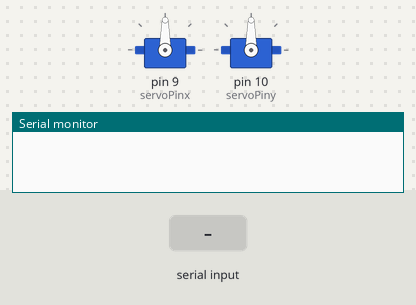
A sketch run on a simulated Arduino Uno, built with avr-gcc and run on an emulated ATmega328P. On the bench: 2 × servo, the last lines printed to the serial monitor. The test bench sets the inputs (shaded band).

Above: at 1.2 s.
1.3 s: "90,45\n" received over Serial
At 2.5 s:
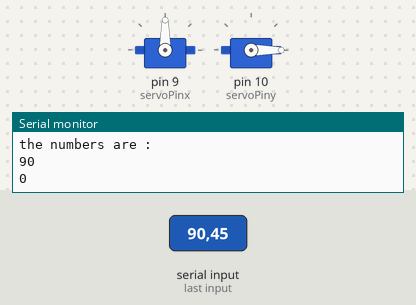
2.8 s: "1,90,45\n" received over Serial
At 3.8 s:
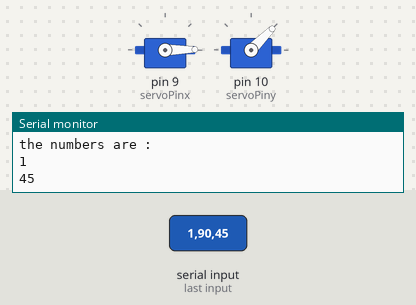
4.3 s: byte 10 ('\n') received over Serial
At 4.7 s:
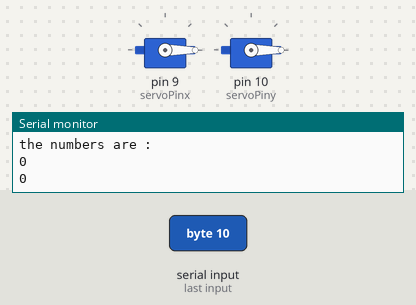
5.8 s: "30,150\n" received over Serial
At 6.1 s:
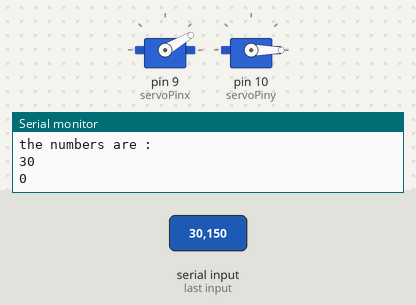
7.3 s: "200\n" received over Serial
At 8.3 s:
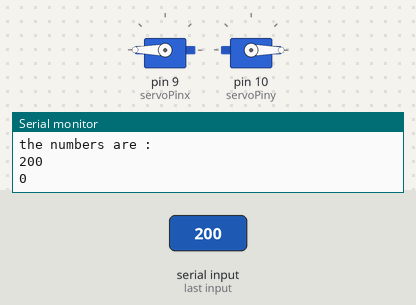
8.8 s: "90\n" received over Serial
At 9.4 s:
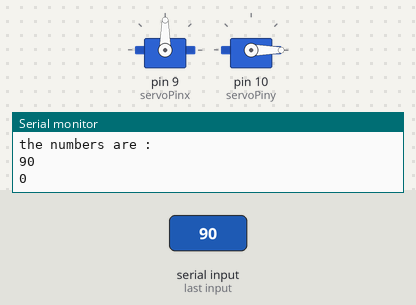
Timing chart, 0 to 11.3 s (numbered marks = the images above; inputs shaded):
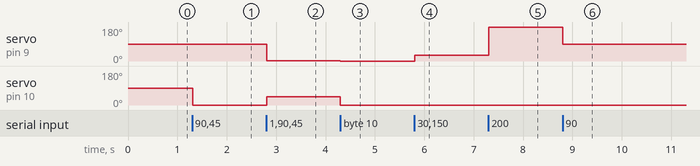

Measured:
- after the input at 1.3 s, servo on pin 10 (servoPiny): 90° → 0° at once
- after the input at 2.8 s, servo on pin 9 (servoPinx): 90° → 1° at once; servo on pin 10 (servoPiny): 0° → 45° at once
- after the input at 4.3 s, servo on pin 9 (servoPinx): 1° → 0° at once; servo on pin 10 (servoPiny): 45° → 0° at once
- after the input at 5.8 s, servo on pin 9 (servoPinx): 0° → 30° at once
- after the input at 7.3 s, servo on pin 9 (servoPinx): 30° → 180° at once
- after the input at 8.8 s, servo on pin 9 (servoPinx): 180° → 90° at once

The sketch:

movex.ino
```cpp
#include<Servo.h>
Servo eyex;
Servo eyey;
int servoPinx = 9;
int servoPiny = 10;
char received;
String inString,servo1,servo2;
float value,n1,n2;


void setup() {
eyex.attach(servoPinx);
eyey.attach(servoPiny);
Serial.begin(9600);
}

void loop() {

while (Serial.available() > 0) {
    int inChar = Serial.read();
      // convert the incoming byte to a char and add it to the string:
    inString += (char)inChar;

    // if you get a newline, print the string, then the string's value:
//    if (inChar == '\a') {
//      value = inString.toFloat();
//      Serial.println(value);
//      Serial.println(inString);
//      eyex.write(value);
//      // clear the string for new input:
//      inString = "";
//    }
    if (inChar == '\n') {

      servo1 = inString.substring(0, 5); //get the first four characters
      servo2 = inString.substring(5,10); //get the next four characters
      Serial.println("Hello World");
      Serial.println(servo1);  //print to serial monitor to see parsed results
      Serial.println(servo2);

      int n1 = servo1.toFloat();
      int n2 = servo2.toFloat();

      Serial.println("the numbers are :");
      Serial.println(n1);  //print to serial monitor to see number results
      Serial.println(n2);

      eyex.write(n1); //set servo position
      eyey.write(n2);
      inString="";


//      value = inString.toFloat();
//      Serial.println(value);
//      Serial.println(inString);
//      eyey.write(value);
//      // clear the string for new input:
//      inString = "";
    }

  }
}
```
